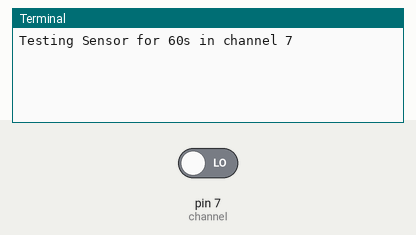
Simulated run of this program. Board: Raspberry Pi (header pin numbers). On the bench: the last lines printed to the terminal. The test bench sets the inputs (shaded band); at power-on: pin 7 (channel) LOW. The clock reads 2024-03-15 10:24:30 at power-on unless the program sets it.

Above: at 5.0 s.
5.1 s: pin 7 (channel) driven HIGH
At 6.3 s:
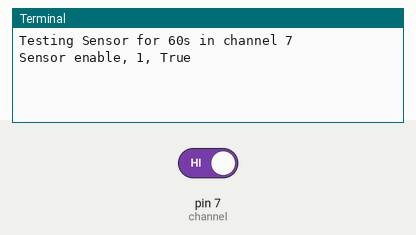
6.6 s: pin 7 (channel) driven LOW
At 7.5 s:
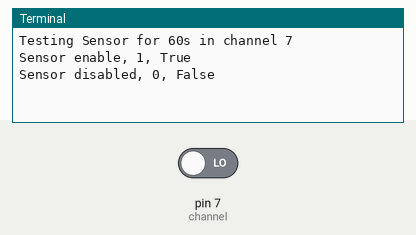

The program:

sensor_test.py
```python
#!/usr/bin/python
import RPi.GPIO as GPIO
import time

channel = 7

#1min for testing the sensor
timeout = 60
#time start
timeout_start = time.time()

#add event dectect to detect every time there is an event in the sensor
def setup_gpio(channel):

    #GPIO Setup
    GPIO.setmode(GPIO.BOARD)
    GPIO.setup(channel, GPIO.IN)
    GPIO.add_event_detect(channel, GPIO.BOTH, bouncetime=300)
    GPIO.add_event_callback(channel, callback)

#When the test is over, we remove the event detect and cleanup the GPIO pins
def stop_gpio(channel):
    print("Time is over, removing the callback for the port {} and making a cleanup".format (channel))
    GPIO.remove_event_detect(channel)
    GPIO.cleanup()

#Everytime there is a callback it cames here
def callback(channel):
    if GPIO.input(channel):
        print ("Sensor enable, 1, True")
    else:
        print ("Sensor disabled, 0, False")


#infinite loop with safe exit for the GPIO pins
def testing(rpi_port):
    channel = int(rpi_port)
    print("Testing Sensor for 60s in channel {}".format (channel))
    setup_gpio(channel)
    try:
        while time.time() < timeout_start + timeout:
            time.sleep(1)
        stop_gpio(channel)

    # clean up the GPIO pins when Ctrl+C is pressed
    except KeyboardInterrupt:
        GPIO.cleanup()

#This part only runs when its called from other file
if __name__=="__main__":
    testing(channel)
```

Measured:
- after the input at 5.1 s, the terminal: prints a new line at once (image 1)
- after the input at 6.6 s, the terminal: prints a new line at once (image 2)
